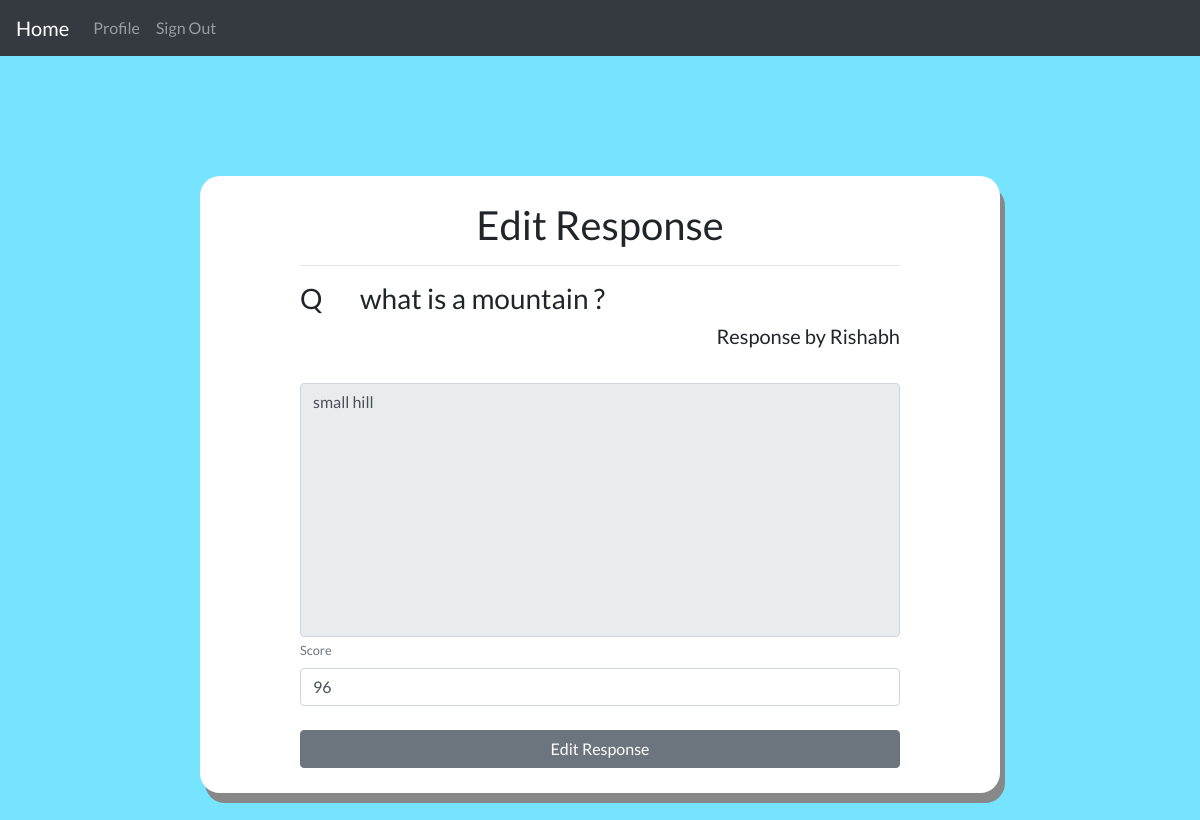
The page /quiz/response-update/gfh657dhf4 (signed in) on the database as committed earlier.
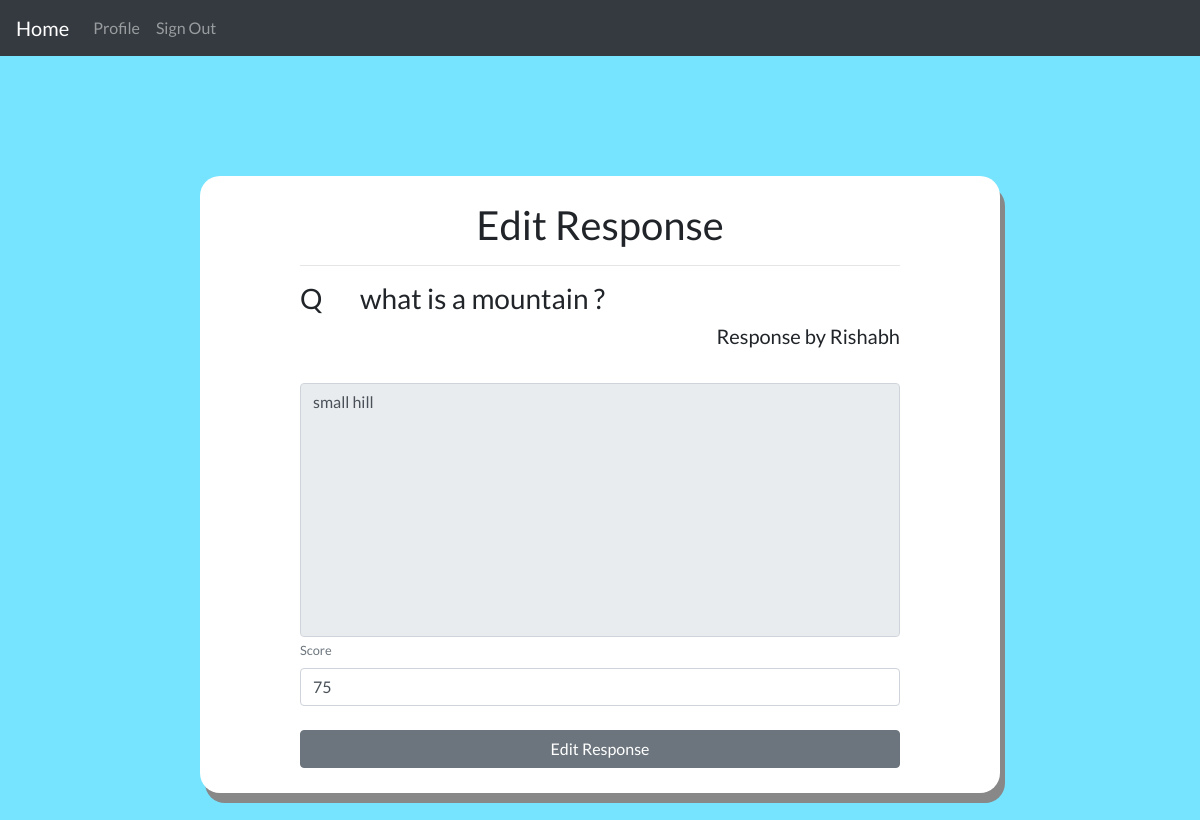
The same page on the database as committed later.
### quiz/models.py (models this page shows, shortened)
class Response(models.Model):
    user = models.ForeignKey(User, null=False, on_delete=models.CASCADE)
    question = models.ForeignKey(
        Question, on_delete=models.CASCADE, related_name='responses')
    body = models.TextField(null=False)
    marks = models.IntegerField(default=0, validators=[
                                MinValueValidator(0), MaxValueValidator(100)])
    slug = models.SlugField(max_length=255, null=True)
    date_added = models.DateTimeField(auto_now_add=True, null=True, blank=True)

### user_auth/models.py (models this page shows, shortened)
class User(AbstractUser):
    first_name = models.CharField(max_length=200, null=True, blank=True)
    last_name = models.CharField(max_length=200, null=True, blank=True)
    username = models.CharField(max_length=200, unique=True)
    email = models.CharField(max_length=200, unique=True)
    slug = models.SlugField()
    is_teacher = models.BooleanField(default=False)

### quiz/views.py (the view, shortened to what this page needs)
class ResponseUpdateView(LoginRequiredMixin, UserPassesTestMixin, UpdateView):
    model = Response
    form_class = ResponseUpdateForm
    template_name = 'quiz/response_update.html'
    def get_context_data(self, **kwargs):
        context = super().get_context_data(**kwargs)
        context["question"] = self.object.question
        return context
    def test_func(self):
        if self.get_object().question.author == self.request.user:
            return True
        return False

### quiz/forms.py
class ResponseUpdateForm(forms.ModelForm):
    body = forms.CharField(widget=forms.Textarea, disabled=True)
    marks = forms.IntegerField(min_value=0, max_value=100)
    class Meta:
        model = Response
        fields = ['body', 'marks']

### quiz/templates/quiz/response_update.html (shortened to what this page needs)
{% extends 'layouts/quiz_page.html' %}
{% load widget_tweaks %}
{% block content %}
<div class="login my-auto">
    <form action="" method="POST" class="login-form">
        <div class="title text-center">
            <h1>Edit Response</h1>
            <hr>
        </div>
        <div class="ques-desc">
            <div class="question">
                <h3>Q</h3>
                <h3>{{question.title}}</h3>
            </div>
            <h5 class="text-right">Response by {{object.user}}</h5>
        </div>
        <div class="form-group my-1 input-field">
            {{form.body|add_class:"form-control"|attr:"placeholder:Answer"}}
            <label for="" class="small">Answer</label>
        </div>
        <div class="form-group my-1 input-field">
            {{form.marks|add_class:"form-control"|attr:"placeholder:Score"}}
            <label for="" class="small">Score</label>
        </div>
        <div class="mt-4">
            <button type="submit" class="btn btn-secondary w-100">Edit Response</button>
        </div>
    </form>
</div>
{% endblock %}

Rows that differ between the two databases and show on the page:
changed Response "small hill": marks "96" → "75"
